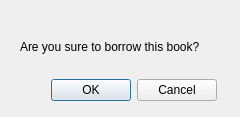
<?xml version="1.0" encoding="UTF-8"?>
<ui version="4.0">
 <class>BorrowDialog</class>
 <widget class="QDialog" name="BorrowDialog">
  <property name="geometry">
   <rect>
    <x>0</x>
    <y>0</y>
    <width>240</width>
    <height>117</height>
   </rect>
  </property>
  <property name="windowTitle">
   <string>Confirm</string>
  </property>
  <widget class="QWidget" name="layoutWidget">
   <property name="geometry">
    <rect>
     <x>20</x>
     <y>20</y>
     <width>197</width>
     <height>81</height>
    </rect>
   </property>
   <layout class="QVBoxLayout" name="verticalLayout">
    <item>
     <widget class="QLabel" name="label">
      <property name="text">
       <string>Are you sure to borrow this book?</string>
      </property>
     </widget>
    </item>
    <item>
     <widget class="QDialogButtonBox" name="buttonBox">
      <property name="orientation">
       <enum>Qt::Horizontal</enum>
      </property>
      <property name="standardButtons">
       <set>QDialogButtonBox::Cancel|QDialogButtonBox::Ok</set>
      </property>
     </widget>
    </item>
   </layout>
  </widget>
 </widget>
 <resources/>
 <connections>
  <connection>
   <sender>buttonBox</sender>
   <signal>accepted()</signal>
   <receiver>BorrowDialog</receiver>
   <slot>accept()</slot>
   <hints>
    <hint type="sourcelabel">
     <x>248</x>
     <y>254</y>
    </hint>
    <hint type="destinationlabel">
     <x>157</x>
     <y>274</y>
    </hint>
   </hints>
  </connection>
  <connection>
   <sender>buttonBox</sender>
   <signal>rejected()</signal>
   <receiver>BorrowDialog</receiver>
   <slot>reject()</slot>
   <hints>
    <hint type="sourcelabel">
     <x>316</x>
     <y>260</y>
    </hint>
    <hint type="destinationlabel">
     <x>286</x>
     <y>274</y>
    </hint>
   </hints>
  </connection>
 </connections>
</ui>
